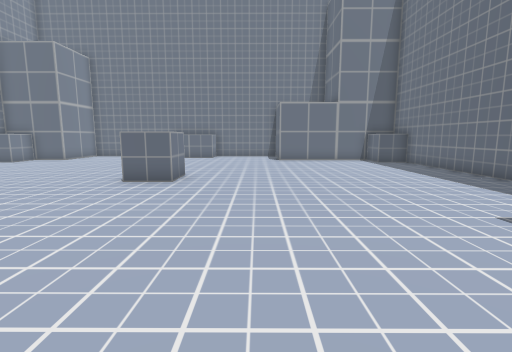
view 1 (above)

17 first-person views from a walk through a Unity game level. The camera is 1.3 m above the floor, tilts 8° down and sees 85° across. The floor is counted in squares, 1 m on a side. Each view is taken from the middle of a square. On the plan, view 1 faces up. The plan holds only what a view shows up to about 13 squares ahead; the rest is blank.

view 2
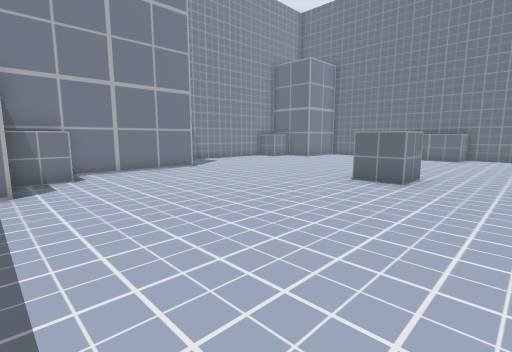

view 3
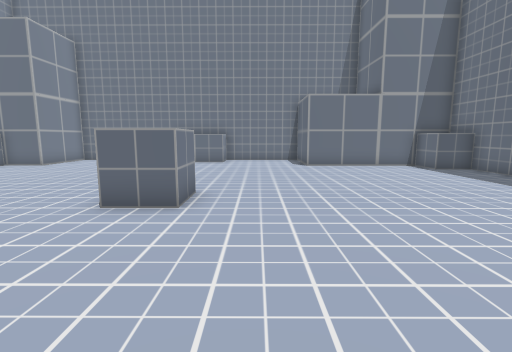

view 4
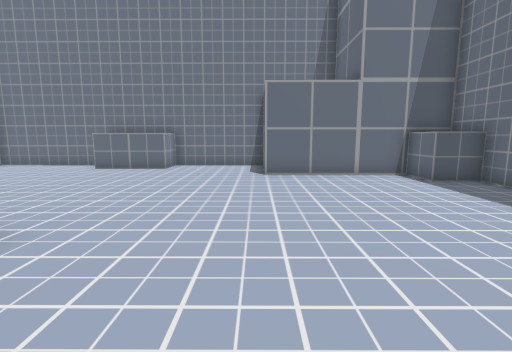

view 5
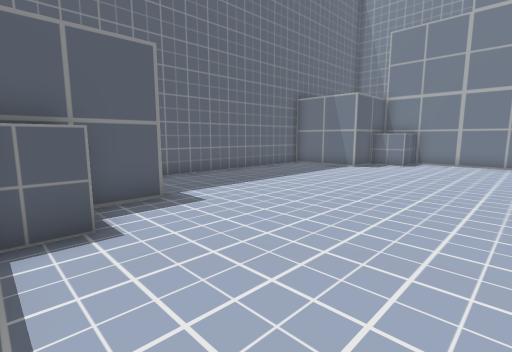

view 6
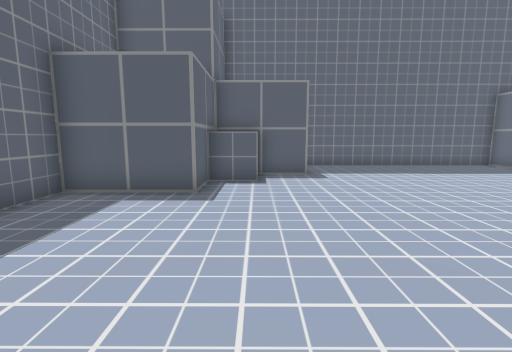

view 7
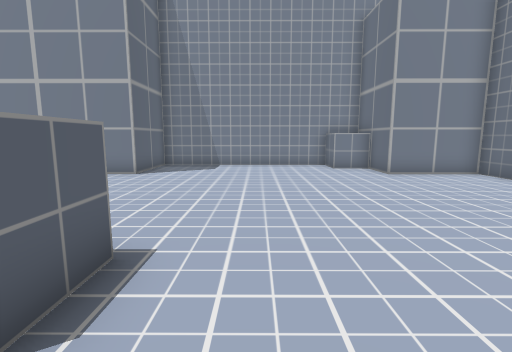

view 8
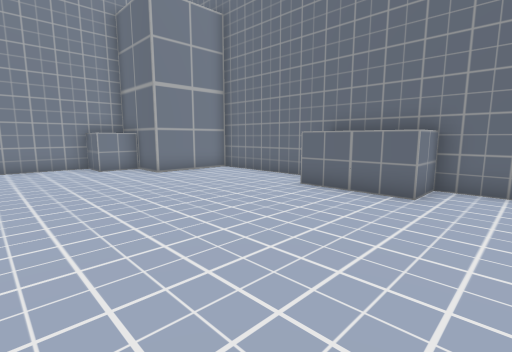

view 9
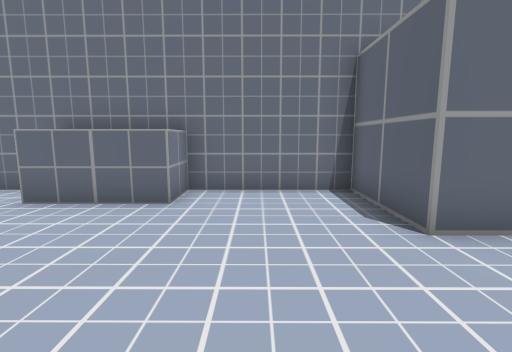

view 10
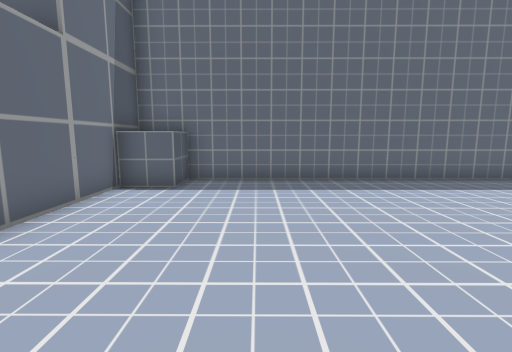

view 11
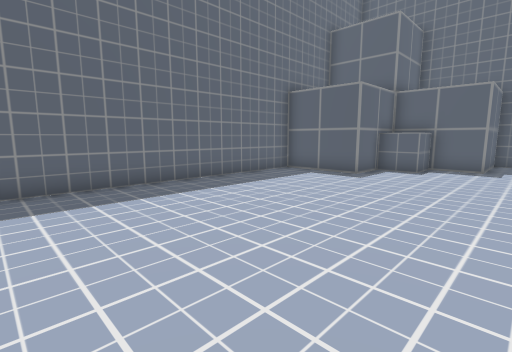

view 12
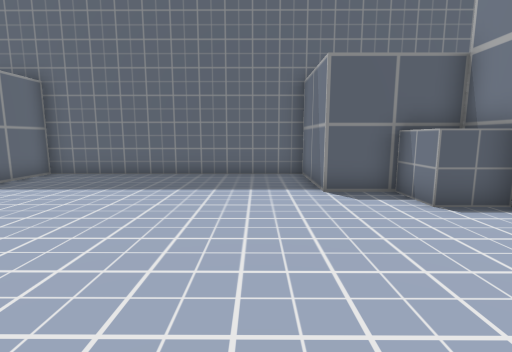

view 13
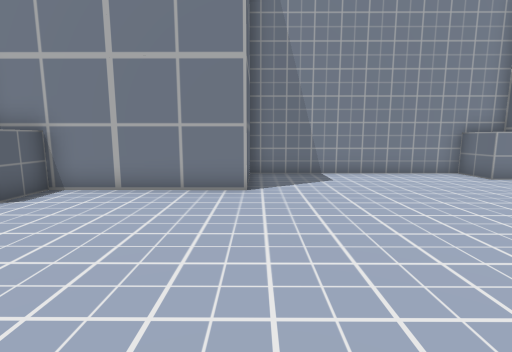

view 14
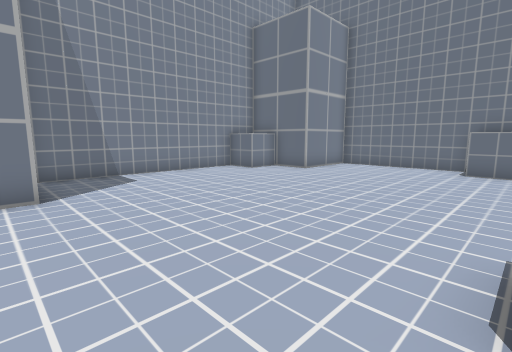

view 15
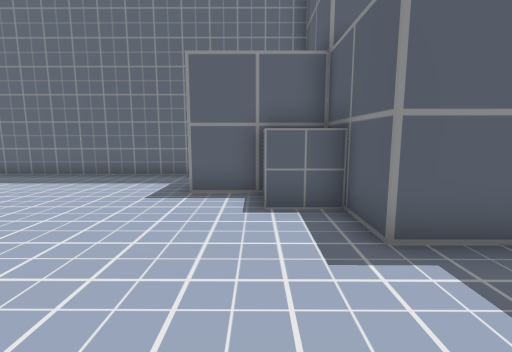

view 16
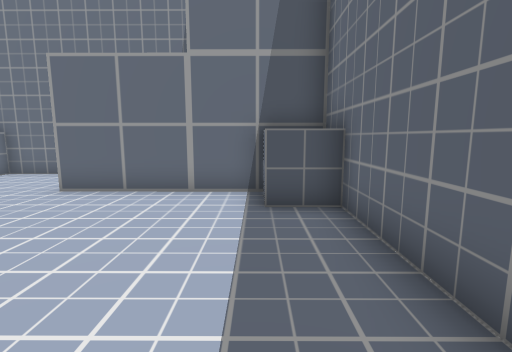

view 17
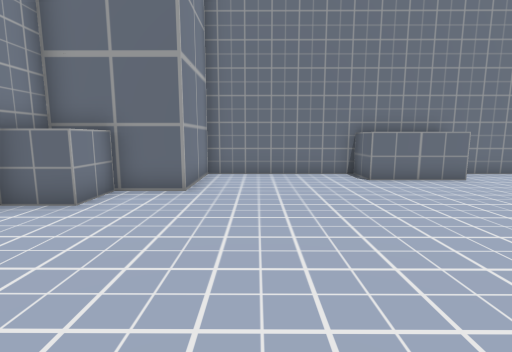

### Floor plan
Points are (right, up) in squares from view 1. A wall is a line through its corners. A room is listed if a view was taken in it or the views show most of it. See-through windows are left out.
Room 1 (views 1, 2, 3, 4, 5, 6, 7, 8, 9, 10, 11, 12, 13, 14, 15, 16, 17)
walls: (7.7, 15.5) (1.3, 15.6) (1.3, 18.7) (-10.7, 18.8) (-10.7, 15.6) (-13.9, 15.6) (-13.9, 6.8) (-10.7, 6.8) (-10.8, 0.5) (-7.6, 0.4) (-7.6, -2.7) (1.2, -2.7) (1.2, 0.4) (4.4, 0.4) (4.4, 3.6) (7.6, 3.5) (7.6, 13.5)
objects: other object (-13, 14) to (-13, 15); other object (-10, 1) to (-9, 2); other object (-5, 17) to (-5, 18); other object (-4, 8) to (-3, 9); other object (-4, 17) to (-3, 18); other object (3, 1) to (4, 2); other object (6, 14) to (8, 15)

Where each view was taken, in squares from view 1:
view 1: 0 up, 0 right, facing up
view 2: 0 up, 0 right, facing up-left
view 3: 3 up, 1 left, facing up
view 4: 6 up, 1 right, facing up
view 5: 6 up, 4 right, facing down-left
view 6: 10 up, 3 right, facing down
view 7: 11 up, 1 left, facing left
view 8: 11 up, 1 left, facing up-left
view 9: 12 up, 1 left, facing up
view 10: 12 up, 1 left, facing right
view 11: 13 up, 0 right, facing down-right
view 12: 7 up, 6 left, facing down
view 13: 7 up, 4 left, facing left
view 14: 6 up, 4 left, facing up-left
view 15: 2 up, 2 left, facing right
view 16: 9 up, 6 right, facing up
view 17: 9 up, 9 left, facing up
